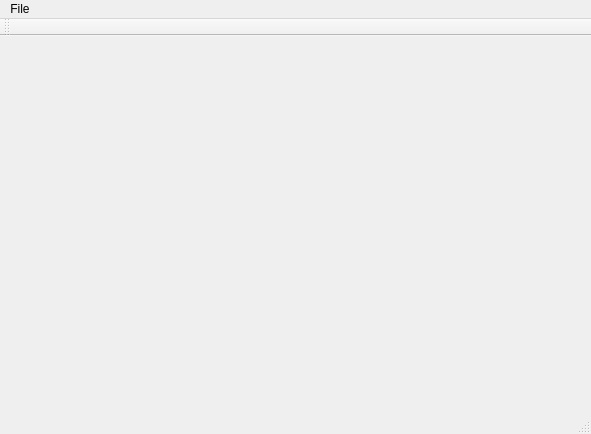
<?xml version="1.0" encoding="UTF-8"?>
<ui version="4.0">
 <class>MainWindow</class>
 <widget class="QMainWindow" name="MainWindow">
  <property name="geometry">
   <rect>
    <x>0</x>
    <y>0</y>
    <width>591</width>
    <height>434</height>
   </rect>
  </property>
  <property name="windowTitle">
   <string>MainWindow</string>
  </property>
  <widget class="QWidget" name="centralWidget">
   <layout class="QVBoxLayout" name="verticalLayout_2">
    <item>
     <layout class="QVBoxLayout" name="verticalLayout"/>
    </item>
   </layout>
  </widget>
  <widget class="QMenuBar" name="menuBar">
   <property name="geometry">
    <rect>
     <x>0</x>
     <y>0</y>
     <width>591</width>
     <height>26</height>
    </rect>
   </property>
   <widget class="QMenu" name="menuFile">
    <property name="title">
     <string>File</string>
    </property>
    <addaction name="actionAdd_address_to_database"/>
   </widget>
   <addaction name="menuFile"/>
  </widget>
  <widget class="QToolBar" name="mainToolBar">
   <attribute name="toolBarArea">
    <enum>TopToolBarArea</enum>
   </attribute>
   <attribute name="toolBarBreak">
    <bool>false</bool>
   </attribute>
  </widget>
  <widget class="QStatusBar" name="statusBar"/>
  <action name="actionAdd_address_to_database">
   <property name="text">
    <string>Add address to database</string>
   </property>
  </action>
 </widget>
 <layoutdefault spacing="6" margin="11"/>
 <resources/>
 <connections/>
</ui>
